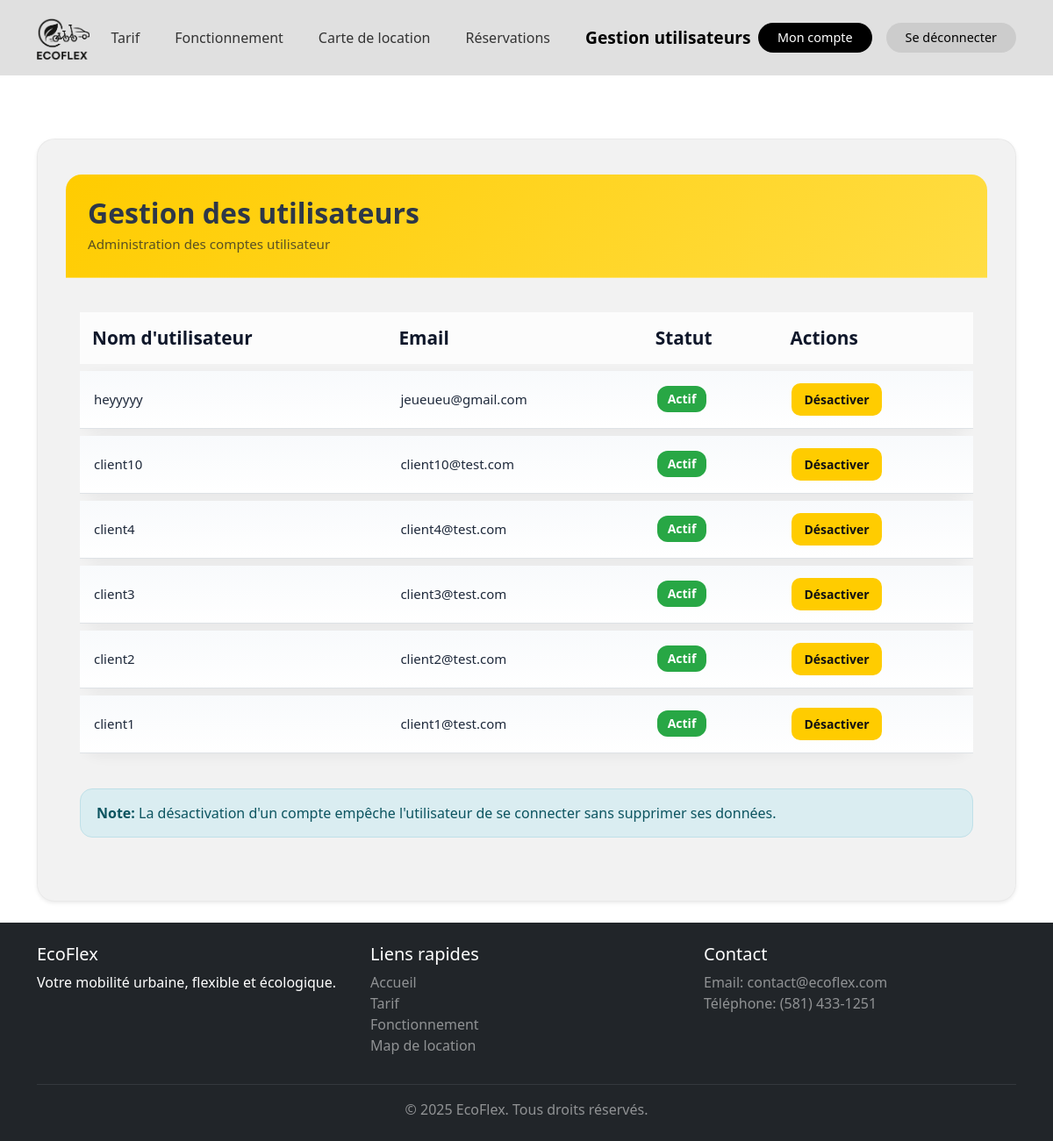
The app's page /gestion_users/ (signed in) with its own data.
### ecoflex/models.py (models this page shows, shortened)
class User(AbstractUser):
    numero_permis = models.CharField(max_length=5, unique=True, blank=True, null=True)
    phone_number = models.CharField(
        max_length=20,
        null=True,
        blank=True,
        validators=[
            RegexValidator(
                regex=r'^(\+?\d{1,3}[-.\s]?)?\(?\d{3}\)?[-.\s]?\d{3}[-.\s]?\d{4}$',
                message='Format de téléphone invalide.'
            )
        ]
    )
    birth_date = models.DateField(
        null=True,
        blank=True
    )
    address = models.CharField(
        max_length=255,
        null=True,
        blank=True,
        validators=[
            RegexValidator(
                regex=r'^[0-9]{1,5}\s+[0-9a-zA-ZÀ-ÿ\s\-\']+(?:,\s*(?:Suite|Apt|Bureau|Unité)\s+[0-9a-zA-Z\-]+)?$',
                message='Adresse invalide.'
            )
        ]
    )
    city = models.CharField(
        max_length=100,
        null=True,
        blank=True,
        validators=[
            RegexValidator(
                regex=r"^[a-zA-ZÀ-ÿ\s'-]+$",
                message='Ville invalide.'
            )
        ]
    )
    province = models.CharField(
        max_length=100,
        null=True,
        blank=True,
        validators=[
            RegexValidator(
                regex=r'^(AB|BC|MB|NB|NL|NS|NT|NU|ON|PE|QC|SK|YT)$',
                message='Province invalide.'
            )
        ]
    )
    postal_code = models.CharField(
        max_length=20,
        null=True,
        blank=True,
        validators=[
            RegexValidator(
                regex=r'^^[ABCEGHJKLMNPRSTVXY][0-9][ABCEGHJKLMNPRSTVWXYZ] [0-9][ABCEGHJKLMNPRSTVWXYZ][0-9]$ || ^^[ABCEGHJKLMNPRSTVXY][0-9][ABCEGHJKLMNPRSTVWXYZ][0-9][ABCEGHJKLMNPRSTVWXYZ][0-9]$',
                message='Code postal invalide.'
            )
        ]
    )
    class Meta:
        verbose_name = "Utilisateur"
        verbose_name_plural = "Utilisateurs"

### ecoflex/views.py (the view)
# urls.py: path('gestion_users/', views.gestion_users, name='gestion_users'),
def gestion_users(request):
    if not request.user.is_authenticated or not request.user.is_staff:
        messages.error(request, "Vous n'avez pas les permissions pour accéder à cette page.")
        return redirect('accueil')
    users = User.objects.filter(is_superuser=False).order_by('-date_joined')
    return render(request, 'ecoflex/gestion_users.html', {'users': users})

### ecoflex/templates/ecoflex/gestion_users.html (shortened to what this page needs)
{% extends 'base.html' %}
{% load static %}
{% block content %}
<div class="container mt-5">
    <div class="row">
        <div class="col-12">
            <div class="card shadow-sm">
                <div class="card-header bg-warning">
                    <h3 class="mb-0">Gestion des utilisateurs</h3>
                    <p class="mb-0 text-muted">Administration des comptes utilisateur</p>
                </div>
                <div class="card-body">
                    <div class="table-responsive">
                        <table class="table table-hover">
                            <thead class="table-light">
                                <tr>
                                    <th>Nom d'utilisateur</th>
                                    <th>Email</th>
                                    <th>Statut</th>
                                    <th>Actions</th>
                                </tr>
                            </thead>
                            <tbody>
                                {% for user_item in users %}
                                <tr>
                                    <td>{{ user_item.username }}</td>
                                    <td>{{ user_item.email }}</td>
                                    <td>
                                        {% if user_item.is_active %}
                                        <span class="badge bg-success">Actif</span>
                                        {% else %}
                                        <span class="badge bg-secondary">Inactif</span>
                                        {% endif %}
                                    </td>
                                    <td>
                                        {% if user_item.is_active %}
                                        <a href="#" class="btn btn-sm btn-warning"
                                            onclick="confirmerChangementStatut(event, '{% url 'action_status' user_item.id %}', 'désactiver'); return false;">
                                            Désactiver
                                        </a>
                                        {% else %}
                                        <a href="#" class="btn btn-sm btn-success"
                                            onclick="confirmerChangementStatut(event, '{% url 'action_status' user_item.id %}', 'activer'); return false;">
                                            Activer
                                        </a>
                                        {% endif %}
                                    </td>
                                </tr>
                                {% empty %}
                                <tr>
                                    <td colspan="4" class="text-center text-muted">Aucun utilisateur trouvé</td>
                                </tr>
                                {% endfor %}
                            </tbody>
                        </table>
                    </div>
                    <div class="alert alert-info mt-3">
                        <strong>Note:</strong> La désactivation d'un compte empêche l'utilisateur de se connecter sans
                        supprimer ses données.
                    </div>
                </div>
            </div>
        </div>
    </div>
</div>
{% endblock %}

### ecoflex/templates/base.html (style rules this page uses)
html, body { height: 100%; }
body { display: flex; flex-direction: column; }

### ecoflex/templates/ecoflex/gestion_users.html (style rules this page uses)
.card { background: rgba(0, 0, 0, 0.05); padding: 2.5rem 2rem; border-radius: 20px; border: 1px solid rgba(0, 0, 0, 0.04); box-shadow: 0 12px 24px rgba(0, 0, 0, 0.04); transition: all 0.3s ease; }
.card-header { border-radius: 18px 18px 0 0 !important; padding: 25px; background: linear-gradient(135deg, #ffcc00, #ffdd44); border-bottom: 1px solid rgba(255, 255, 255, 0.3); }
.card-header h3 { border-bottom: none; font-size: 2rem; font-weight: 800; color: #2d3748; margin-bottom: 1.5rem; }
.card-header p { margin: 4px 0 0; font-size: 0.95rem; color: #4a5568; line-height: 1.6; }
.table { margin-top: 15px; border-collapse: separate !important; border-spacing: 0 8px !important; }
.table thead th { border-bottom: none; font-size: 1.3rem; font-weight: 700; color: #0f172a; background: rgba(255, 255, 255, 0.8); padding: 14px; gap: 4px; }
.table tbody tr { box-shadow: 0 4px 14px rgba(0, 0, 0, 0.05); border-radius: 24px; transition: all .2s ease; }
.table td { background: linear-gradient(180deg, #f8fafc 0%, #ffffff 100%); backdrop-filter: blur(8px); padding: 14px 16px; vertical-align: middle; font-size: 15px; color: #1e293b; }
.badge { font-size: 14px; padding: 8px 12px; border-radius: 12px; }
.bg-success { background: #28a745 !important; }
.btn-sm { padding: 8px 14px; border-radius: 10px; font-size: 14px; font-weight: 600; transition: all .25s ease; }
.btn-warning { background: #ffcc00 !important; color: #111 !important; border: none; }
.alert-info { margin-top: 25px; background: rgba(209, 236, 241, 0.7); border: 1px solid #bfe0e8; border-radius: 14px; padding: 15px 18px; color: #0c5460; }

### records on screen
User: username "heyyyyy", email "jeueueu@gmail.com", is_active "Actif"
User: username "client10", email "client10@test.com", is_active "Actif"
User: username "client4", email "client4@test.com", is_active "Actif"
User: username "client3", email "client3@test.com", is_active "Actif"
User: username "client2", email "client2@test.com", is_active "Actif"
User: username "client1", email "client1@test.com", is_active "Actif"
